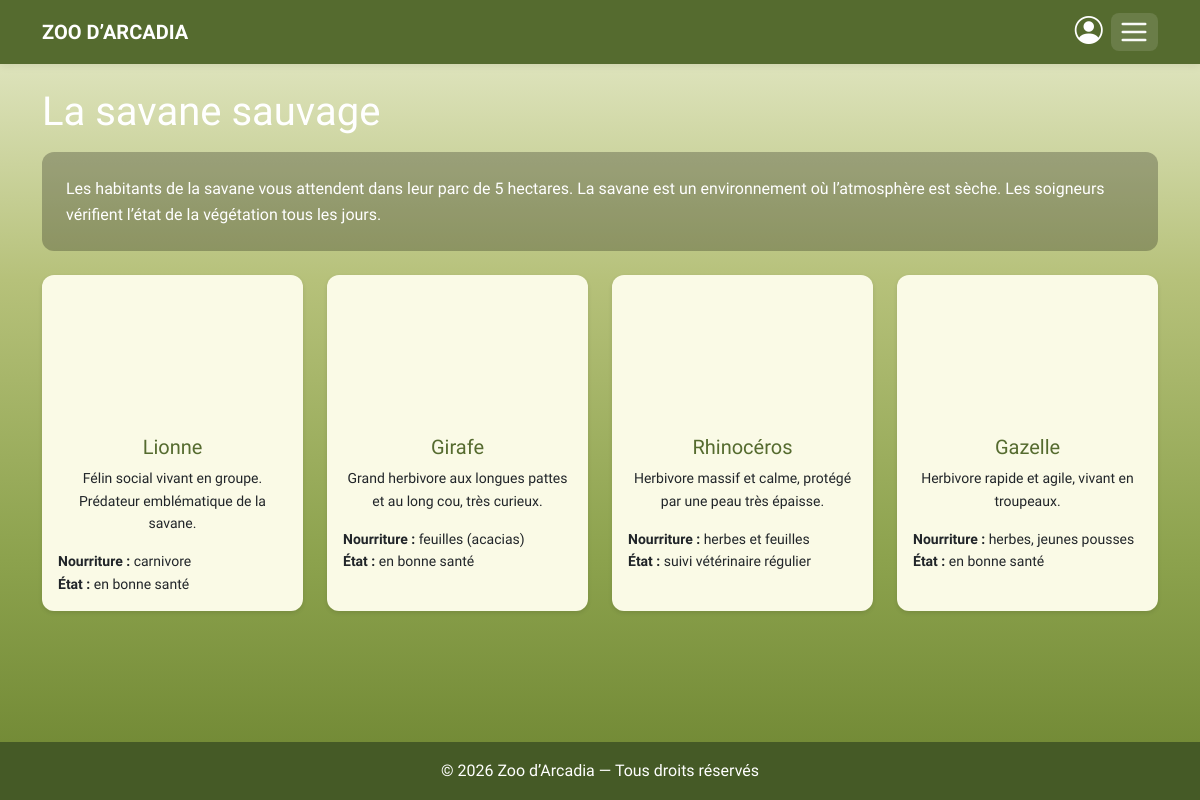
The page /savane.php on the database its author committed.
### tables this page shows
CREATE TABLE habitats (
  id          INT UNSIGNED NOT NULL AUTO_INCREMENT,
  name        VARCHAR(100) NOT NULL,
  description TEXT         NULL,
  image       VARCHAR(255) NULL,
  created_at  DATETIME     NOT NULL DEFAULT CURRENT_TIMESTAMP,
  PRIMARY KEY (id),
  UNIQUE KEY uq_habitats_name (name)
);

CREATE TABLE animals (
  id           INT UNSIGNED NOT NULL AUTO_INCREMENT,
  name         VARCHAR(100) NOT NULL,
  species      VARCHAR(100) NOT NULL,
  description  TEXT         NULL,
  diet         VARCHAR(150) NULL,
  health_state VARCHAR(100) NULL,
  image        VARCHAR(255) NULL,
   
   
   
  image_alt    VARCHAR(255) NULL,
  habitat_id   INT UNSIGNED NOT NULL,
  created_at   DATETIME     NOT NULL DEFAULT CURRENT_TIMESTAMP,
  PRIMARY KEY (id),
  KEY idx_animals_habitat (habitat_id),
  CONSTRAINT fk_animals_habitat
    FOREIGN KEY (habitat_id) REFERENCES habitats (id) ON DELETE CASCADE
);

### includes/db.php (called while the page is built, shortened)
<?php
function db(): PDO
{
    static $pdo = null;
    if ($pdo instanceof PDO) {
        return $pdo;
    }
    $config = require __DIR__ . '/../config/config.php';
    $dsn = sprintf(
        'mysql:host=%s;port=%d;dbname=%s;charset=%s',
        $config['host'],
        $config['port'],
        $config['database'],
        $config['charset']
    );
    $pdo = new PDO($dsn, $config['user'], $config['password'], [
        PDO::ATTR_ERRMODE => PDO::ERRMODE_EXCEPTION,
        PDO::ATTR_DEFAULT_FETCH_MODE => PDO::FETCH_ASSOC,
        PDO::ATTR_EMULATE_PREPARES => false,
    ]);
    return $pdo;
}

### includes/fonctions.php (called while the page is built, shortened)
<?php
function e(?string $texte): string
{
    return htmlspecialchars($texte ?? '', ENT_QUOTES, 'UTF-8');
}

### savane.php (the view, shortened to what this page needs)
<?php
require __DIR__ . '/includes/db.php';
require __DIR__ . '/includes/fonctions.php';
$nomHabitat = 'Savane';
$requete = db()->prepare('SELECT id, name, description FROM habitats WHERE name = ?');
$requete->execute([$nomHabitat]);
$habitat = $requete->fetch();
$requete = db()->prepare(
    'SELECT id, name, description, diet, health_state, image, image_alt
     FROM animals
     WHERE habitat_id = ?
     ORDER BY id'
);
$requete->execute([$habitat['id']]);
$animaux = $requete->fetchAll();
require __DIR__ . '/includes/header.php';
?>
  <section class="py-4">
    <div class="container">
      <h1 class="text-white mb-3">La savane sauvage</h1>
      <div class="intro-savane p-3 p-md-4">
        <p class="mb-0 text-white"><?= e($habitat['description']) ?></p>
      </div>
    </div>
  </section>
  <main class="pb-5">
    <div class="container">
      <div class="row row-cols-1 row-cols-sm-2 row-cols-lg-4 g-4">
        <?php foreach ($animaux as $animal): ?>
          <div class="col">
            <article class="card h-100 p-3 text-center">
              <?php if ($animal['image']): ?>
                <img src="<?= e($animal['image']) ?>"
                     alt="<?= e($animal['image_alt']) ?>"
                     class="avatar-128 mx-auto mb-3" loading="lazy" decoding="async">
              <?php endif; ?>
              <h3 class="h5 mb-2">
                <a href="animal.php?id=<?= (int) $animal['id'] ?>"
                   class="text-decoration-none btn-text-green"><?= e($animal['name']) ?></a>
              </h3>
              <p class="small mb-3"><?= e($animal['description']) ?></p>
              <ul class="list-unstyled text-start small mb-0">
                <li><strong>Nourriture :</strong> <?= e($animal['diet']) ?></li>
                <li><strong>État :</strong> <?= e($animal['health_state']) ?></li>
              </ul>
            </article>
          </div>
        <?php endforeach; ?>
      </div>
    </div>
  </main>
<?php require __DIR__ . '/includes/footer.php'; ?>

### style.css (style rules this page uses)
:root { --green-dark: #556b2f; --green-dark-rgb: 85, 107, 47; --green-laurel: #6b8e23; --green-footer: #455a26; --cream: #fafae6; --gray-light: #d3d3d3; --gray: #808080; --orange-peru: #cd853f; --orange-red: #ff4500; --brown-saddle: #8b4513; --text-dark: #1a1a1a; --text-light: #ffffff; --hover: #ffd8c9; --font-title: "Inknut Antiqua", serif; --font-body: "Averia Sans Libre", sans-serif; --radius: 12px; --shadow-sm: 0 2px 4px rgba(0, 0, 0, 0.1); --shadow-md: 0 4px 10px rgba(0, 0, 0, 0.15); }
body { margin: 0; line-height: 1.6; font-family: var(--font-body); color: var(--text-dark); background: var(--cream); min-height: 100vh; display: flex; flex-direction: column; }
main { flex: 1; }
h1, h2, h3, h4, h5 { font-family: var(--font-title); color: var(--green-dark); }
a { text-decoration: none; }
.card, .panel { background: var(--cream); border-radius: var(--radius); box-shadow: var(--shadow-sm); padding: 1rem; border: 0; }
.btn-text-green { color: var(--green-dark); transition: color 0.2s ease; }
.avatar-40, .avatar-64, .avatar-128 { border-radius: 50%; object-fit: cover; }
.avatar-128 { width: 128px; height: 128px; }
.intro-savane, .intro-jungle, .intro-marais { background: rgba(0, 0, 0, 0.25); border-radius: 12px; }
.bg-savane { background: linear-gradient( 180deg, #e9edcf 0%, #b6c17a 35%, #8ca24d 70%, #6c8430 100% ); min-height: 100vh; }
.card h2, .card h3 { color: var(--green-dark); }

### rows shown on the page
habitats: description "Les habitants de la savane vous attendent dans leur parc de 5 hectares. La savane est un environnement où l’atmosphère est sèche. Les soigneurs vérifient l’état de la végétation tous les jours."
animals: image (picture), name "Lionne", description "Félin social vivant en groupe. Prédateur emblématique de la savane.", diet "carnivore", health_state "en bonne santé"
animals: image (picture), name "Girafe", description "Grand herbivore aux longues pattes et au long cou, très curieux.", diet "feuilles (acacias)", health_state "en bonne santé"
animals: image (picture), name "Rhinocéros", description "Herbivore massif et calme, protégé par une peau très épaisse.", diet "herbes et feuilles", health_state "suivi vétérinaire régulier"
animals: image (picture), name "Gazelle", description "Herbivore rapide et agile, vivant en troupeaux.", diet "herbes, jeunes pousses", health_state "en bonne santé"
